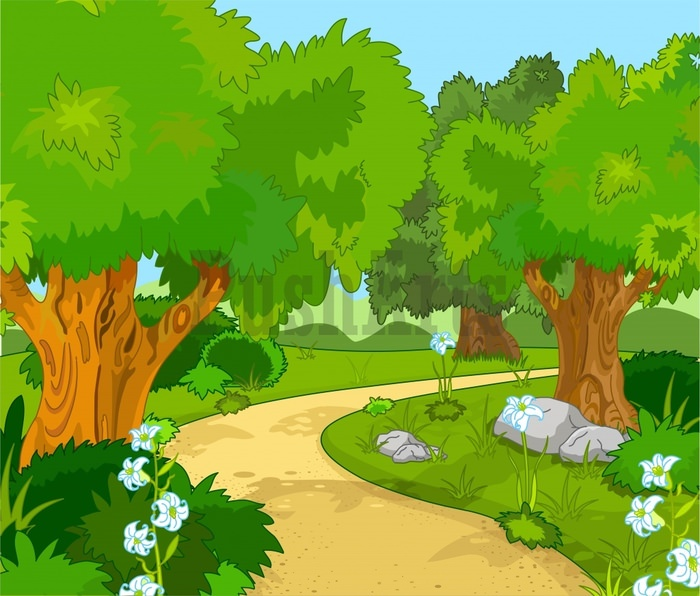
#> input picture forest.jpg, 700 x 596 px
$ jupyter execute --allow-errors lab2.ipynb   (shell and % lines are left out)
#> lines starting #> are read from the running program, lines starting #| are printed output that depends on the picture
[cell 1]
import numpy as np
import pandas as pd
import matplotlib.pyplot as plt
import seaborn as sns
#> (the rest of this cell did not finish here and is left out)

[cell 2]
from sklearn.decomposition import PCA
p = PCA(n_components=2)
#> (the rest of this cell did not finish here and is left out)

[cell 3]
from sklearn.manifold import TSNE
t = TSNE(n_components=2)
#> (the rest of this cell did not finish here and is left out)

[cell 4]
from sklearn.cluster import KMeans
import cv2
pict = cv2.imread('forest.jpg')
#> pict is the input picture: shape (596, 700, 3); mean B, G, R 44, 162.9, 119.6
pict = cv2.cvtColor(pict,cv2.COLOR_BGR2RGB)

[cell 5]
pict.shape
#> Out = (596, 700, 3)

[cell 6]
w,h,d = tuple(pict.shape)
#> w = 596; h = 700; d = 3

[cell 7]
imagearray = np.reshape(pict, (w*h, d))

[cell 8]
from sklearn.utils import shuffle
training = shuffle(imagearray, random_state = 0, n_samples = 1000)
#> training = 1000 rows, first 8: [10, 100, 0], [104, 147, 57], [160, 203, 111], [3, 81, 5], [191, 120, 6], [155, 230, 249], [234, 201, 96], [65, 131, 0]

[cell 9]
def recreate(codebook, labels,w,h ):
#> called with codebook = array of shape (64, 3), labels = array of shape (417200,), w = 596, h = 700
    return codebook[labels].reshape(w,h,-1)
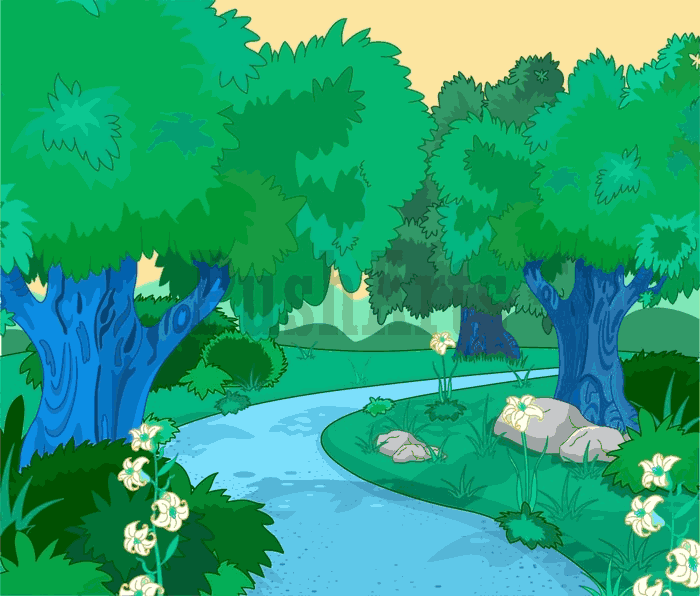
#> returned value: shape (596, 700, 3) float64; mean of channels 0, 1, 2 119.4, 162.8, 44.1; drawn as B, G, R

[cell 10]
plt.imshow(pict)

[cell 11]
kmodel64 = KMeans(n_clusters= 64, random_state = 0)
kmodel64.fit(training)
predict= kmodel64.predict(imagearray)
chtoto = recreate(kmodel64.cluster_centers_, predict, w,h)
chtoto = chtoto.astype(int)
plt.imshow(chtoto)

[cell 12]
kmodel32 = KMeans(n_clusters= 32, random_state = 0)
kmodel32.fit(training)
predict= kmodel32.predict(imagearray)
chtoto = recreate(kmodel32.cluster_centers_, predict, w,h)
chtoto = chtoto.astype(int)
plt.imshow(chtoto)

[cell 13]
kmodel16 = KMeans(n_clusters= 16, random_state = 0)
kmodel16.fit(training)
predict= kmodel16.predict(imagearray)
chtoto = recreate(kmodel16.cluster_centers_, predict, w,h)
#> call 3 of recreate, with codebook = array of shape (16, 3), labels = array of shape (417200,), w = 596, h = 700
#> in recreate (call 3), `return codebook[labels].reshape(w,h,-1)`:
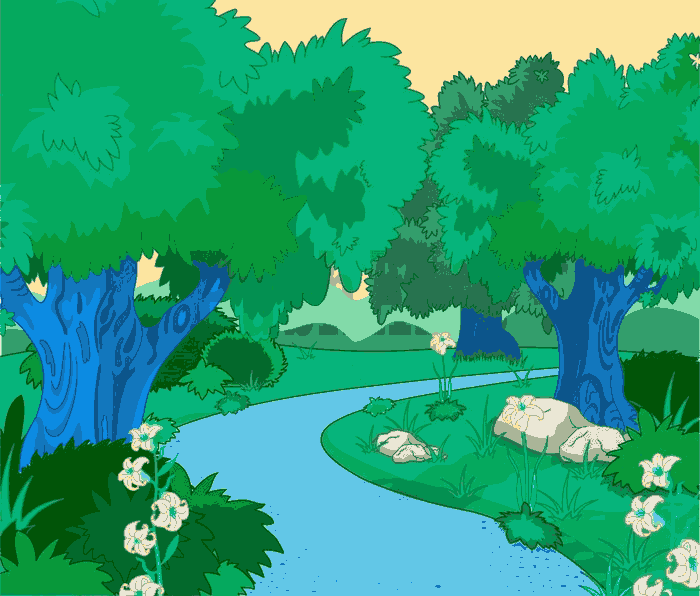
#> returned value: shape (596, 700, 3) float64; mean of channels 0, 1, 2 119.6, 162.3, 43.7; drawn as B, G, R
chtoto = chtoto.astype(int)
plt.imshow(chtoto)
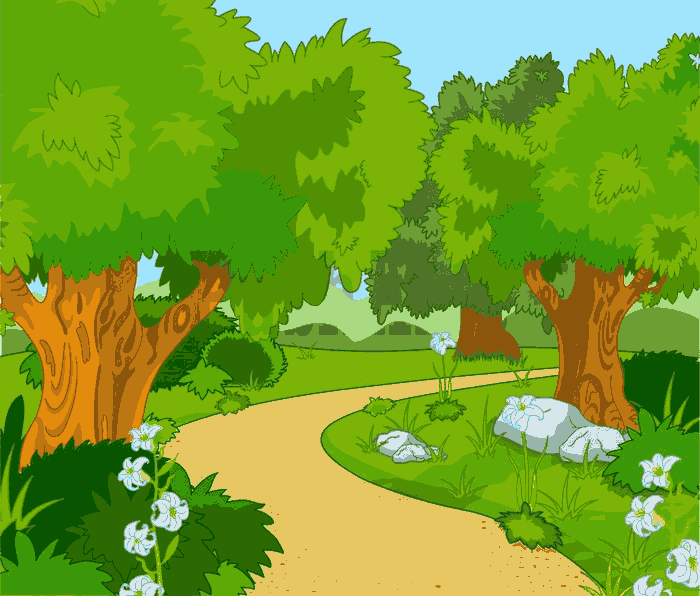
#> shown: shape (596, 700, 3); mean R, G, B 119.2, 161.7, 43.3

[cell 14]
kmodel8 = KMeans(n_clusters= 8, random_state = 0)
kmodel8.fit(training)
predict= kmodel8.predict(imagearray)
chtoto = recreate(kmodel8.cluster_centers_, predict, w,h)
#> call 4 of recreate, with codebook = array of shape (8, 3), labels = array of shape (417200,), w = 596, h = 700
#> in recreate (call 4), `return codebook[labels].reshape(w,h,-1)`:
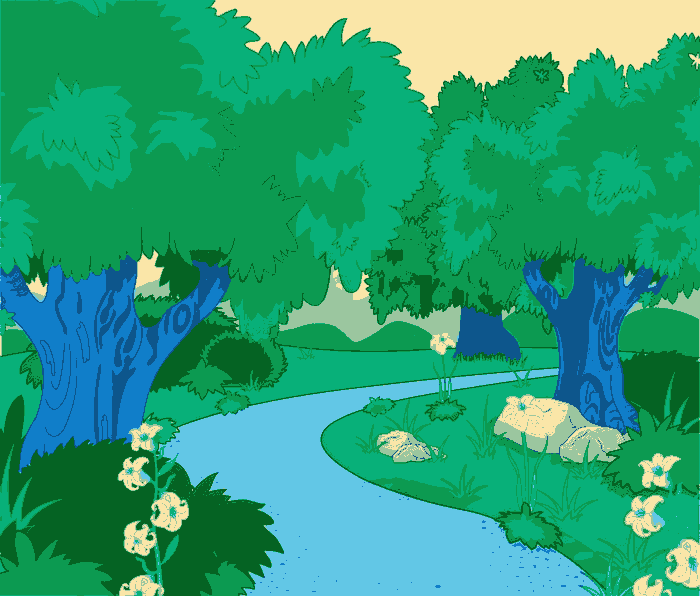
#> returned value: shape (596, 700, 3) float64; mean of channels 0, 1, 2 119.2, 161.8, 44.3; drawn as B, G, R
chtoto = chtoto.astype(int)
plt.imshow(chtoto)
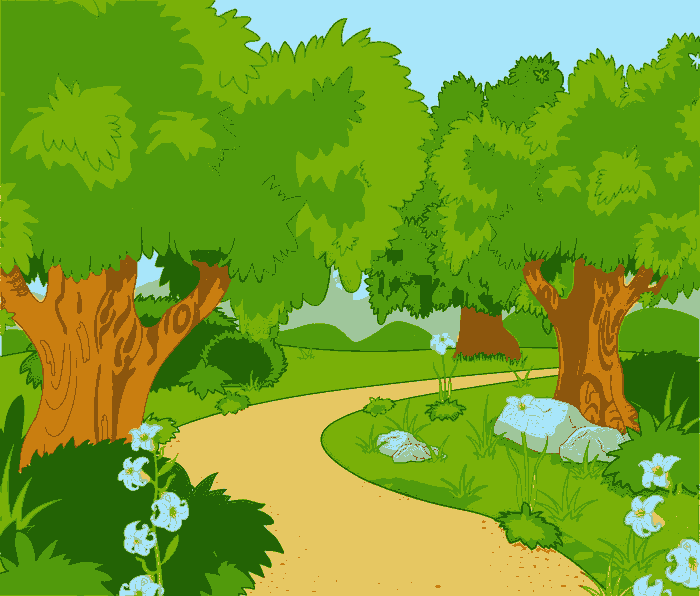
#> shown: shape (596, 700, 3); mean R, G, B 118.8, 161, 43.6
